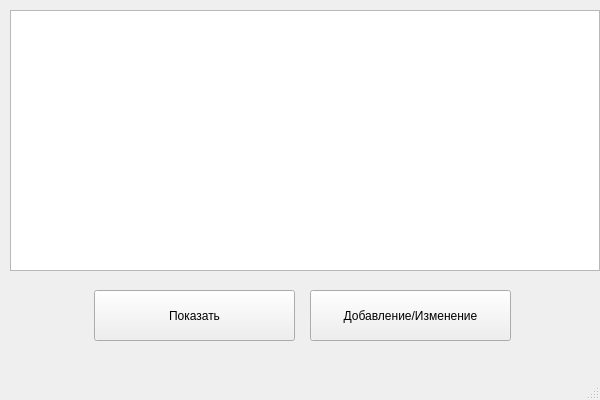
<?xml version="1.0" encoding="UTF-8"?>
<ui version="4.0">
 <class>MainWindow</class>
 <widget class="QMainWindow" name="MainWindow">
  <property name="geometry">
   <rect>
    <x>0</x>
    <y>0</y>
    <width>600</width>
    <height>400</height>
   </rect>
  </property>
  <property name="minimumSize">
   <size>
    <width>600</width>
    <height>400</height>
   </size>
  </property>
  <property name="maximumSize">
   <size>
    <width>600</width>
    <height>400</height>
   </size>
  </property>
  <property name="windowTitle">
   <string>кофе</string>
  </property>
  <widget class="QWidget" name="centralwidget">
   <widget class="QPushButton" name="see">
    <property name="geometry">
     <rect>
      <x>94</x>
      <y>290</y>
      <width>201</width>
      <height>51</height>
     </rect>
    </property>
    <property name="text">
     <string>Показать</string>
    </property>
   </widget>
   <widget class="QTableWidget" name="tableWidget">
    <property name="geometry">
     <rect>
      <x>10</x>
      <y>10</y>
      <width>590</width>
      <height>261</height>
     </rect>
    </property>
   </widget>
   <widget class="QPushButton" name="add_update_btn">
    <property name="geometry">
     <rect>
      <x>310</x>
      <y>290</y>
      <width>201</width>
      <height>51</height>
     </rect>
    </property>
    <property name="text">
     <string>Добавление/Изменение</string>
    </property>
   </widget>
  </widget>
  <widget class="QMenuBar" name="menubar">
   <property name="geometry">
    <rect>
     <x>0</x>
     <y>0</y>
     <width>600</width>
     <height>21</height>
    </rect>
   </property>
  </widget>
  <widget class="QStatusBar" name="statusbar"/>
 </widget>
 <resources/>
 <connections/>
</ui>
